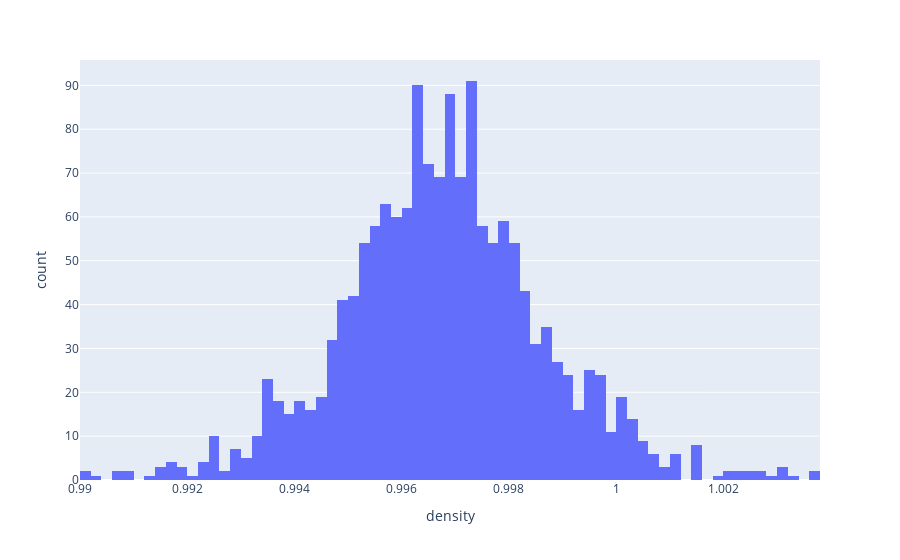

Notebook code cell kept with this figure:
### Code cell
px.histogram(red_wine_data,x="density")

### Figure 1 — Plotly figure (JSON) as saved in the notebook; plotly's stock layout.template omitted (floating-point values rounded to 4 significant figures; data arrays with more than 128 entries replaced by an {"elided": "..."} marker saying what was removed)
{"data": [{"alignmentgroup": "True", "bingroup": "x", "hovertemplate": "density=%{x}<br>count=%{y}<extra></extra>", "legendgroup": "", "marker": {"color": "#636efa", "pattern": {"shape": ""}}, "name": "", "offsetgroup": "", "orientation": "v", "showlegend": false, "type": "histogram", "x": {"elided": "1599 float values"}, "xaxis": "x", "yaxis": "y"}], "layout": {"barmode": "relative", "legend": {"tracegroupgap": 0}, "margin": {"t": 60}, "xaxis": {"anchor": "y", "domain": [0, 1], "title": {"text": "density"}}, "yaxis": {"anchor": "x", "domain": [0, 1], "title": {"text": "count"}}}}
